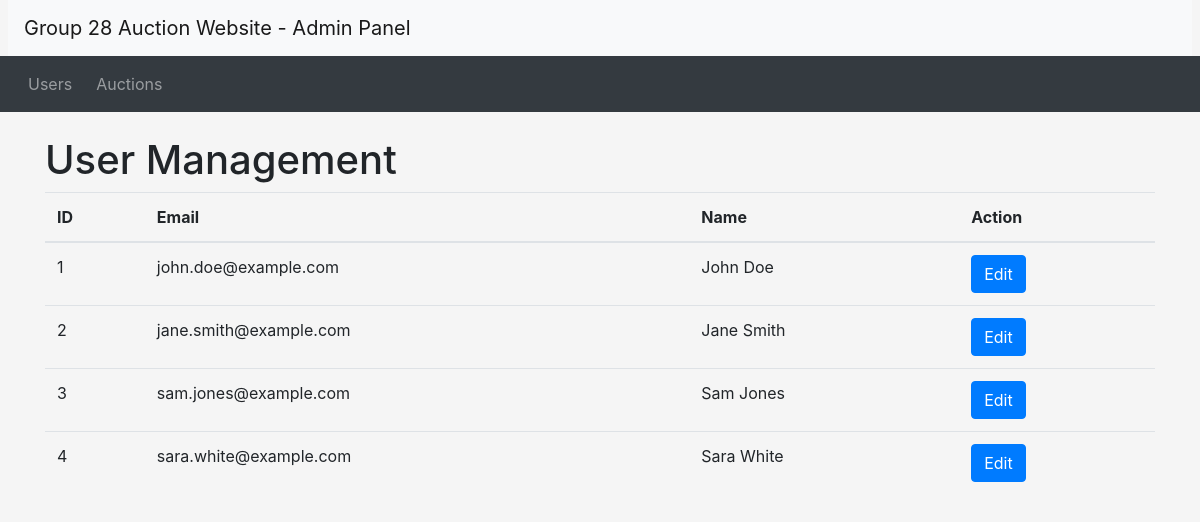
The page /admin_users.php on the database its author committed.
### tables this page shows
CREATE TABLE Users (
    user_id INT(11) AUTO_INCREMENT PRIMARY KEY,
    email VARCHAR(255) NOT NULL,
    password VARCHAR(255) NOT NULL,
    role BOOL,  
    first_name VARCHAR(255),
    last_name VARCHAR(255),
    mobile_no VARCHAR(15) NOT NULL,
    address TEXT NOT NULL,
    UNIQUE(email)
);

### database.php (called while the page is built, shortened)
<?php
function db_query($connection, $query)
{
  $result = mysqli_query($connection, $query);
  return $result;
}
function db_fetch_single($result)
{
  return mysqli_fetch_assoc($result);
}

### admin_users.php (the view, shortened to what this page needs)
<?php require("database.php"); ?>
<?php include_once("admin_header.php")?>
<?php
$connection = db_connect();
$query = "SELECT user_id, email, first_name, last_name FROM Users";
$result = db_query($connection, $query);
?>
<!doctype html>
<html lang="en">
<head>
</head>
<body>
  <div class="container mt-4">
    <h1>User Management</h1>
    <table class="table">
      <thead>
        <tr>
          <th>ID</th>
          <th>Email</th>
          <th>Name</th>
          <th>Action</th>
        </tr>
      </thead>
      <tbody>
        <?php while ($row = db_fetch_single($result)) { ?>
          <tr>
            <td><?php echo $row['user_id']; ?></td>
            <td><?php echo $row['email']; ?></td>
            <td><?php echo $row['first_name'] . " " . $row['last_name']; ?></td>
            <td>
              <a href="admin_edit_user.php?user_id=<?php echo $row['user_id']; ?>" class="btn btn-primary">Edit</a>
            </td>
          </tr>
        <?php } ?>
      </tbody>
    </table>
  </div>
</body>
</html>

### css/custom.css (style rules this page uses)
body { background-color: #f5f5f5; }

### rows shown on the page
users: user_id "1", email "john.doe@example.com", first_name "John", last_name "Doe"
users: user_id "2", email "jane.smith@example.com", first_name "Jane", last_name "Smith"
users: user_id "3", email "sam.jones@example.com", first_name "Sam", last_name "Jones"
users: user_id "4", email "sara.white@example.com", first_name "Sara", last_name "White"
